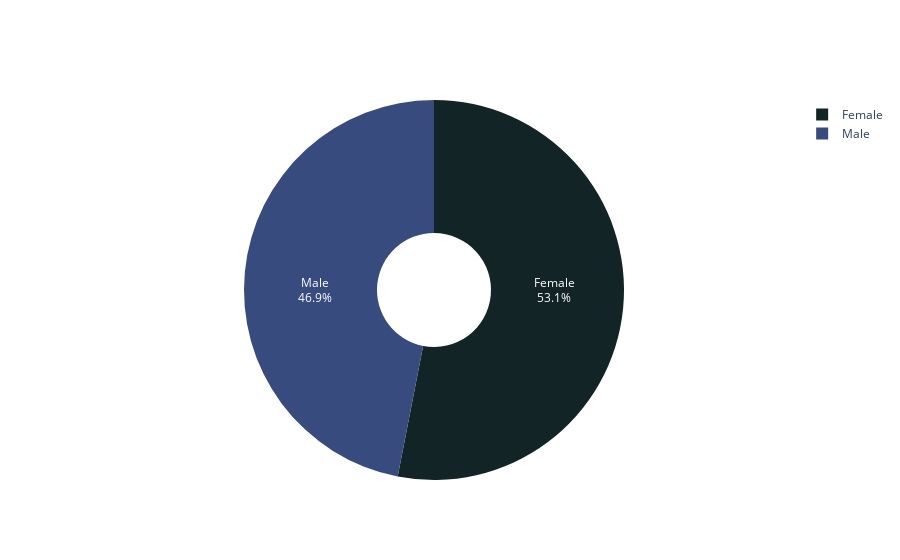

The code cell stored with this chart in its notebook:
### Markdown cell above
# Slide 1 - Gender

### Code cell
labels = ['Male', 'Female']
values = [23,26]
colors = ['rgb(56, 75, 126)', 'rgb(18, 36, 37)']
fig = go.Figure(data=[go.Pie(labels=labels, values=values, textinfo='label+percent',
                             insidetextorientation='radial', marker_colors=colors, hole=.3
                            )])
iplot(fig)

### Figure 1 — Plotly figure (JSON) as saved in the notebook; plotly's stock layout.template omitted (floating-point values rounded to 4 significant figures)
{"data": [{"hole": 0.3, "insidetextorientation": "radial", "labels": ["Male", "Female"], "marker": {"colors": ["rgb(56, 75, 126)", "rgb(18, 36, 37)"]}, "textinfo": "label+percent", "type": "pie", "values": [23, 26]}], "layout": {}}
